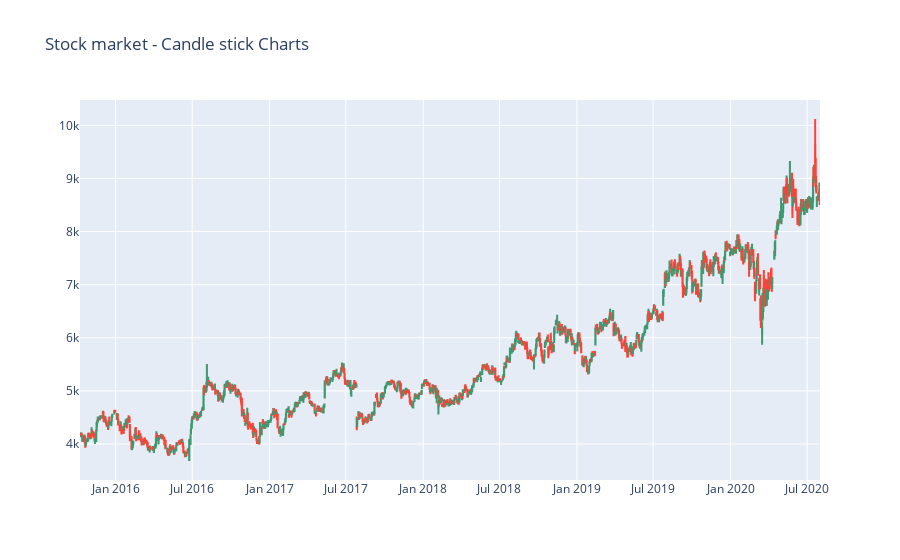

The notebook cell saved with this chart:
### Markdown cell above
### Candlestick

### Code cell
#create the figure container with data object. The trace is a candlestick chart
fig = go.Figure(data = [ go.Candlestick(
    x = df['Date'],
    open  = df['Open'],
    high = df['High'],
    low = df['Low'],
    close = df['Close']
)])

# create the layout object with rangeslider value as false
fig.update_layout (title_text = "Stock market - Candle stick Charts",
                  xaxis = dict(
                      rangeslider = dict(
                          visible = False
                      )
                  ))

#plot the figure container
fig.show()

### Figure 1 — Plotly figure (JSON) as saved in the notebook; plotly's stock layout.template omitted (floating-point values rounded to 4 significant figures; data arrays with more than 128 entries replaced by an {"elided": "..."} marker saying what was removed)
{"data": [{"close": {"elided": "1219 float values"}, "high": {"elided": "1219 float values"}, "low": {"elided": "1219 float values"}, "open": {"elided": "1219 float values"}, "type": "candlestick", "x": {"elided": "1219 str values"}}], "layout": {"title": {"text": "Stock market - Candle stick Charts"}, "xaxis": {"rangeslider": {"visible": false}}}}
